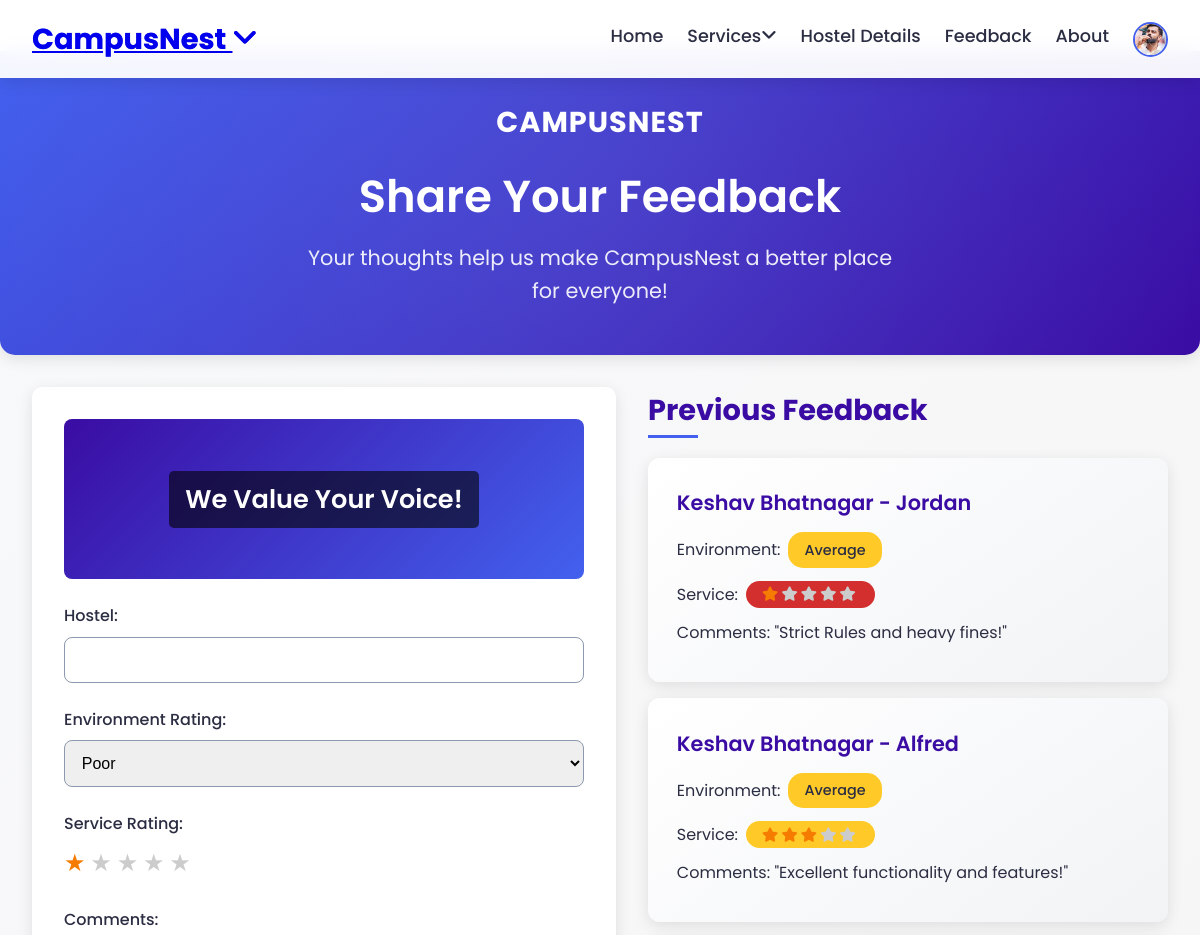
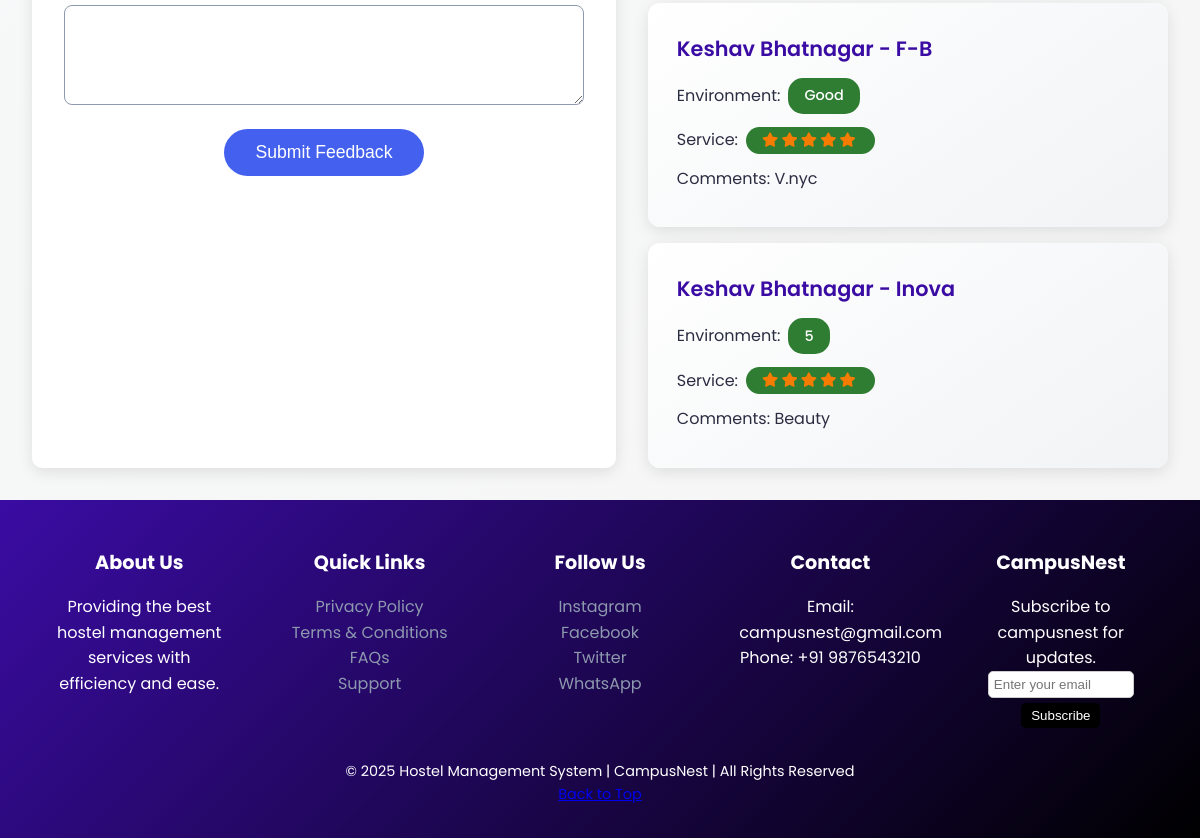
The app's page /feedback/ (signed in), older data (2 pictures, top to bottom).
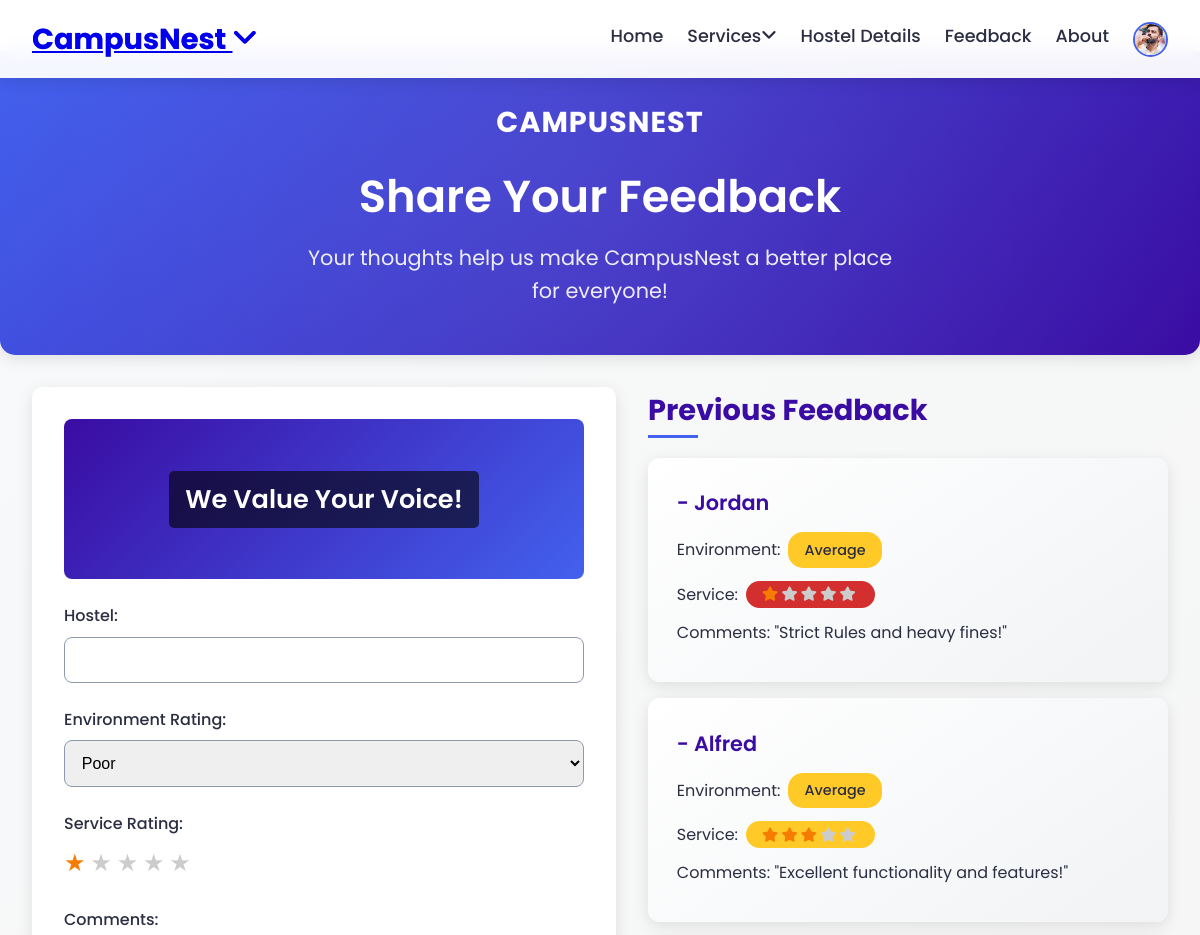
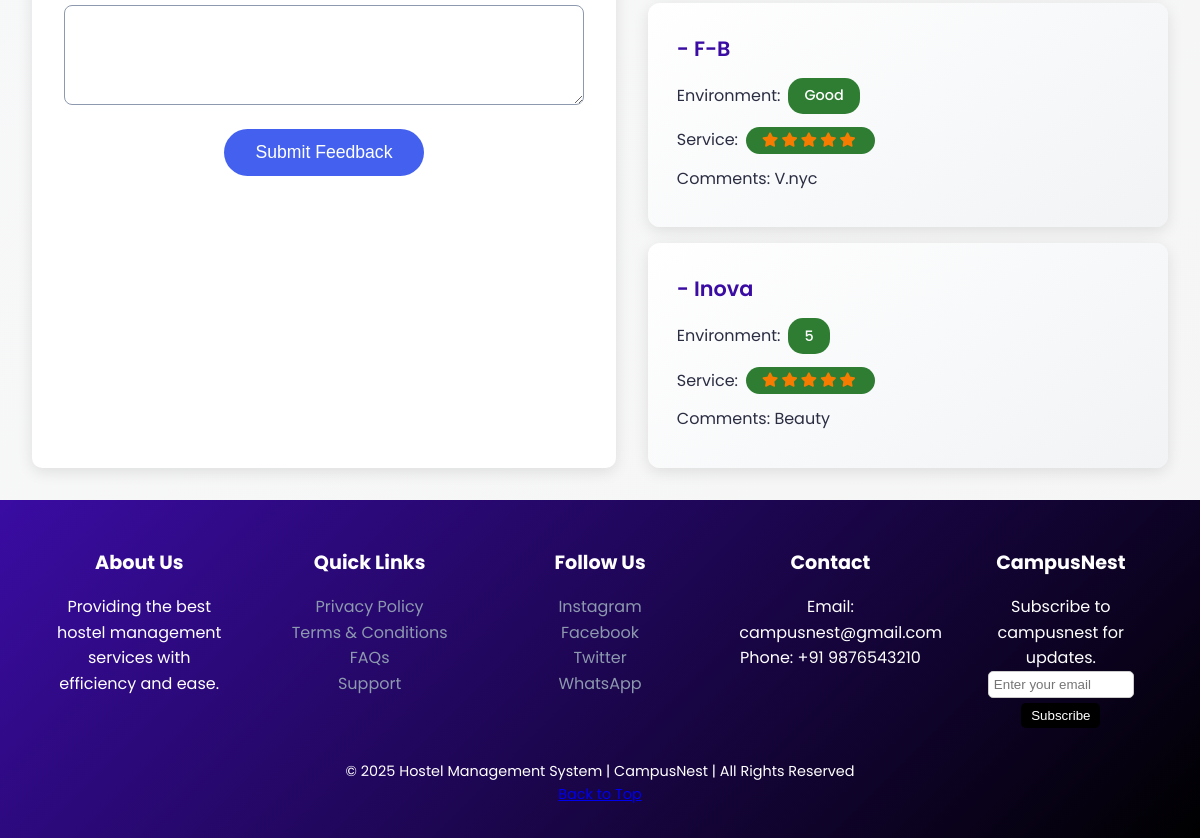
The same page, newer data (2 pictures, top to bottom).
### Hostels/models.py (models this page shows, shortened)
class Feedback(models.Model):
    user = models.ForeignKey(CustomUser, on_delete=models.SET_NULL, null=True)
    environment_rating = models.CharField(max_length=20)
    service_rating = models.IntegerField()
    comments = models.TextField()
    hostel = models.CharField(max_length=50)
    submitted_at = models.DateTimeField(auto_now_add=True)

class CustomUser(AbstractUser):
    username = None  # Remove username field
    email = models.EmailField(unique=True)
    roll_number = models.CharField(max_length=20, blank=True, null=True,unique=True)  # Optional field
    USERNAME_FIELD = 'email'
    REQUIRED_FIELDS = ['first_name', 'last_name']  # roll_number is optional
    objects = CustomUserManager()

### Hostels/views.py (the view)
# urls.py: path('feedback/', views.feedback, name='feedback'),
@login_required
def feedback(request):
    if request.method == 'POST':
        form = FeedbackForm(request.POST)
        if form.is_valid():
            feedback = form.save(commit=False)
            feedback.user = request.user
            feedback.save()
            messages.success(request, 'Thank you for your feedback!')
            return redirect('feedback')
    else:
        form = FeedbackForm()
    feedbacks = Feedback.objects.all().order_by('-submitted_at')
    return render(request, 'Rooms_feedback.html', {
        'form': form,
        'feedbacks': feedbacks
    })

### Hostels/forms.py
class FeedbackForm(forms.ModelForm):
    ENVIRONMENT_RATINGS = [
        ('poor', 'Poor'),
        ('average', 'Average'),
        ('good', 'Good'),
    ]
    environment_rating = forms.ChoiceField(choices=ENVIRONMENT_RATINGS)
    service_rating = forms.ChoiceField(choices=[(i, str(i)) for i in range(1, 6)])
    class Meta:
        model = Feedback
        fields = ['hostel', 'environment_rating', 'service_rating', 'comments']
        widgets = {
            'comments': forms.Textarea(attrs={'rows': 4}),
        }

### Hostels/templates/Rooms_feedback.html (shortened to what this page needs)
{% extends 'Rooms_base.html' %}
{% load static %}
{% block content %}
<link rel="stylesheet" href="{% static 'css/Rooms_feedback.css' %}">
<section class="feedback-header">
    <div class="header-content">
        <div class="header-logo-text">CampusNest</div>
        <h1>Share Your Feedback</h1>
        <p>Your thoughts help us make CampusNest a better place for everyone!</p>
    </div>
</section>
<div class="feedback-container">
    <div class="form-section">
        <div class="form-image">
            <div class="form-tagline">We Value Your Voice!</div>
        </div>
        <form method="POST" class="feedback-form">
            <div class="form-group">
                <label for="{{ form.hostel.id_for_label }}">Hostel:</label>
                {{ form.hostel }}
            </div>
            <div class="form-group">
                <label for="{{ form.environment_rating.id_for_label }}">Environment Rating:</label>
                {{ form.environment_rating }}
            </div>
            <div class="form-group">
                <label for="{{ form.service_rating.id_for_label }}">Service Rating:</label>
                <div class="star-rating-input">
                    <div class="star-display" aria-live="polite">
                        {% for i in "12345" %}
                        <span class="star" data-value="{{ i }}" aria-label="Rate {{ i }} stars">★</span>
                        {% endfor %}
                    </div>
                </div>
            </div>
            <div class="form-group">
                <label for="{{ form.comments.id_for_label }}">Comments:</label>
                {{ form.comments }}
            </div>
            <button type="submit" class="submit-btn">Submit Feedback</button>
        </form>
    </div>
    <div class="feedback-list-section">
        <h2>Previous Feedback</h2>
        <div class="feedback-list">
            {% for feedback in feedbacks %}
            <div class="feedback-item">
                <h4>{{ feedback.user.get_full_name }} - {{ feedback.hostel }}</h4>
                <p class="rating-container">
                    Environment:
                    <span class="rating rating-{{ feedback.environment_rating|lower }}" aria-label="Environment Rating: {{ feedback.environment_rating }}">
                        {{ feedback.environment_rating }}
                    </span>
                </p>
                <p class="rating-container">
                    Service:
                    <span class="rating rating-{{ feedback.service_rating }}" aria-label="Service Rating: {{ feedback.service_rating }} out of 5">
                        {% for i in "12345" %}
                        <i class="fas fa-star {% if forloop.counter <= feedback.service_rating %}filled{% else %}empty{% endif %}" aria-hidden="true"></i>
                        {% endfor %}
                    </span>
                </p>
                <p class="comments">Comments: {{ feedback.comments }}</p>
            </div>
            {% empty %}
            <p class="no-feedback">No feedback submissions yet.</p>
            {% endfor %}
        </div>
    </div>
</div>
{% endblock %}

Row changes from the older to the newer data that the page shows:
changed Feedback "Jordan": user.get_full_name "Keshav Bhatnagar" → (not shown)
changed Feedback "Alfred": user.get_full_name "Keshav Bhatnagar" → (not shown)
changed Feedback "V.nyc": user.get_full_name "Keshav Bhatnagar" → (not shown)
changed Feedback "Inova": user.get_full_name "Keshav Bhatnagar" → (not shown)
